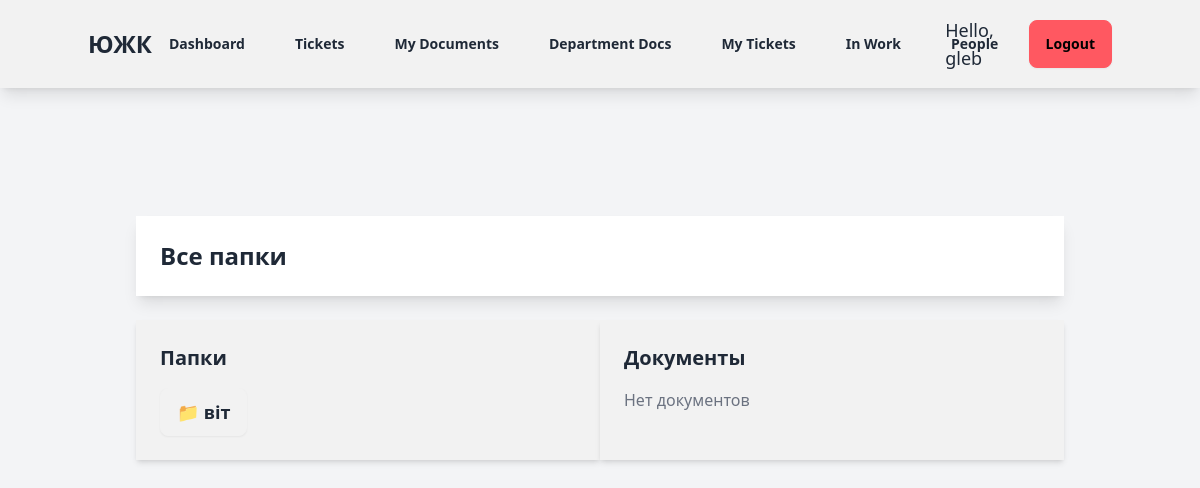
Page /TD/ (signed in) on the earlier database version.
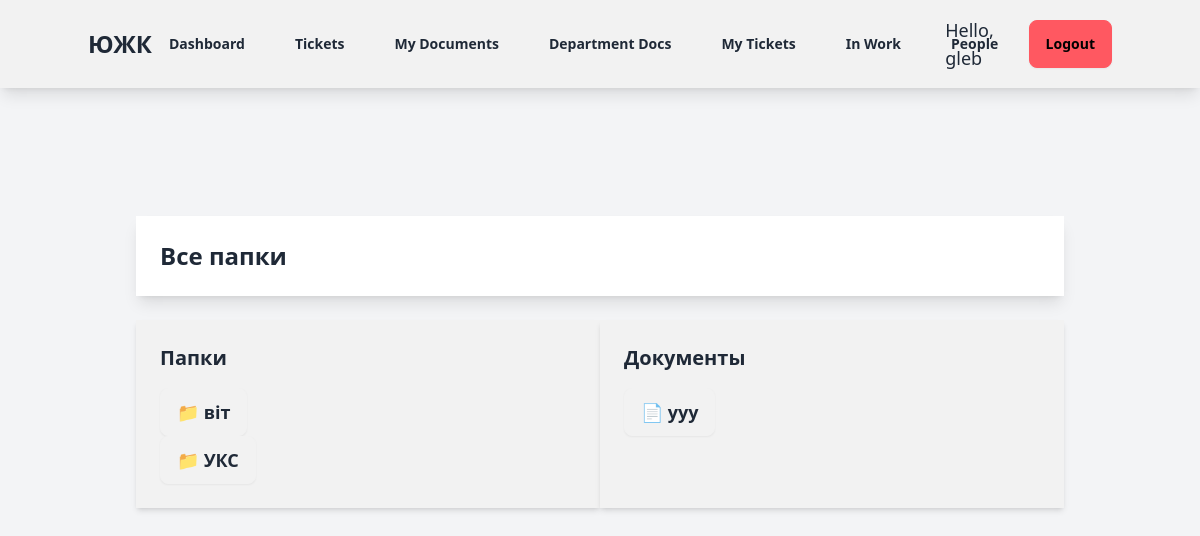
Same page on the later database version.
### blog/models.py (models this page shows, shortened)
class Folder(models.Model):
    name = models.CharField(max_length=255, unique=True)
    parent = models.ForeignKey(
        "self", on_delete=models.CASCADE, null=True, blank=True, related_name="subfolders"
    )

class TurnoverDocument(models.Model):
    class Status(models.TextChoices):
        DRAFT = 'DF', 'Draft'
        PUBLISHED = 'PB', 'Published'
    objects = models.Manager()
    published = PublishedManager()
    title = models.CharField(max_length=255)
    description = models.TextField(blank=True, null=True)
    author = models.ForeignKey(settings.AUTH_USER_MODEL, on_delete=models.CASCADE, related_name='document_post')
    created_at = models.DateTimeField(auto_now_add=True)
    updated_at = models.DateTimeField(auto_now=True)
    publish_by = models.DateTimeField(default=timezone.now)
    document_type = models.ForeignKey(document_types, on_delete=models.CASCADE)
    document_file = models.FileField(upload_to='blog/static/images/')
    slug = models.SlugField(max_length=250, unique_for_date='publish_by')
    status = models.CharField(
        max_length=2,
        choices=Status.choices,
        default=Status.DRAFT
    )
    tags = TaggableManager()
    folder = models.ForeignKey(Folder, on_delete=models.SET_NULL, null=True, blank=True, related_name="documents")
    class Meta:
        ordering = ['-publish_by']
        indexes = [models.Index(fields=['-publish_by'])]
    def get_absolute_url(self):
        return reverse('TD:TD_detail', args=[self.publish_by.year, self.publish_by.month, self.publish_by.day, self.slug])

### blog/views.py (the view)
# urls.py: path("", views.folder_list, name="folder_list"),
def folder_list(request, parent_id=None):
    if parent_id:
        parent_folder = get_object_or_404(Folder, id=parent_id)
        folders = parent_folder.subfolders.all()
        documents = parent_folder.documents.all()
    else:
        parent_folder = None
        folders = Folder.objects.filter(parent__isnull=True)  # Только корневые папки
        documents = TurnoverDocument.objects.filter(folder__isnull=True)  # Документы без папки
    return render(request, "folders/folder_list.html", {
        "parent_folder": parent_folder,
        "folders": folders,
        "documents": documents,
    })

### templates/folders/folder_list.html (shortened to what this page needs)
{% extends "blog/base.html" %}
{% load static %}
{% block content %}
<div class="container mx-auto p-6">
    <div class="bg-base-100 shadow-lg rounded-xl p-6">
        <h1 class="text-2xl font-bold text-primary">{% if parent_folder %}Папка: {{ parent_folder.name }}{% else %}Все папки{% endif %}</h1>
    </div>
    <div class="mt-6 grid grid-cols-1 md:grid-cols-2 gap-6">
        <div class="bg-base-200 p-6 rounded-xl shadow-md">
            <h2 class="text-xl font-semibold text-accent">Папки</h2>
            <ul class="mt-4 space-y-2">
                {% for folder in folders %}
                    <li>
                        <a href="{% url 'TD:folder_detail' folder.id %}" class="btn btn-link text-lg">📁 {{ folder.name }}</a>
                    </li>
                {% empty %}
                    <li class="text-gray-500">Нет папок</li>
                {% endfor %}
            </ul>
        </div>
        <div class="bg-base-200 p-6 rounded-xl shadow-md">
            <h2 class="text-xl font-semibold text-accent">Документы</h2>
            <ul class="mt-4 space-y-2">
                {% for doc in documents %}
                    <li>
                        <a href="{{ doc.get_absolute_url }}" class="btn btn-link text-lg">📄 {{ doc.title }}</a>
                    </li>
                {% empty %}
                    <li class="text-gray-500">Нет документов</li>
                {% endfor %}
            </ul>
        </div>
    </div>
</div>
{% endblock %}

Differences in the rows shown:
added Folder: name "УКС"
added TurnoverDocument: title "ууу"
Other differences:
text no longer shown: "Нет документов"
